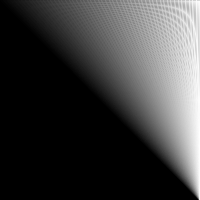
Frame 1 (no input)
Frame 2 (the mouse pressed at the canvas centre, redrawn once): blank canvas, image omitted

The Processing sketch that drew this single still picture (run headless with seeded random() and noise(); the mouse was pressed at the canvas centre and the sketch redrawn once):

// Processing sketch: while_iteration
// ── while_iteration.pde
// renaud.jean-francois(arobas)uqam(point)ca
// Syntaxe Processing version 3.5.4
// mercredi, 22 janvier 2020


void setup() {
  size(200, 200);
  background(0);
  fill(255);
  noStroke();
  //println(millis());
}

void draw() {
  background(0);
  int i = 0;

  while (true) { // même chose que for (;;) {
    i++;
    if (millis() >= 500) {
      break;
    }
    stroke(i%256);
    line(map(i,0,255,0,width),0,width,height);
  }

  println("On est sorti de la boucle While");
  print(i);
  noLoop();
}
